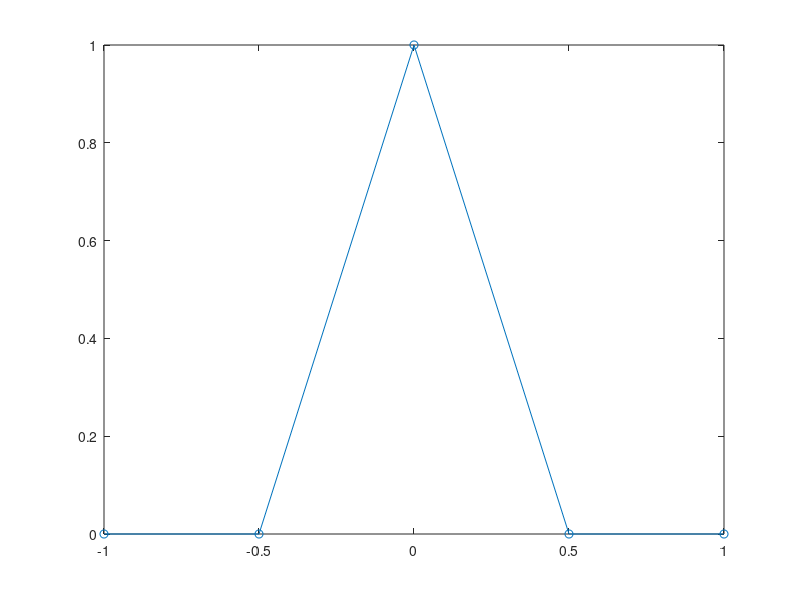

This figure's MATLAB source: (Note: this script raises an error after producing the figure.)
x = linspace(-1,1,5);
n = size(x);
n = n(2);
y = [];
for i = 1:n,
    if(x(i)<-0.5) y = [y 0];
    elseif(x(i)<0.5) y = [y 1-2*abs(x(i))];
    else y = [y 0];
    end
end
plot(x,y, '-o');
hold on;
sx = linspace(-1,1,1000);
sy = ppval(csape(x,y,'v'),sx);
plot(sx,sy);
hold off;